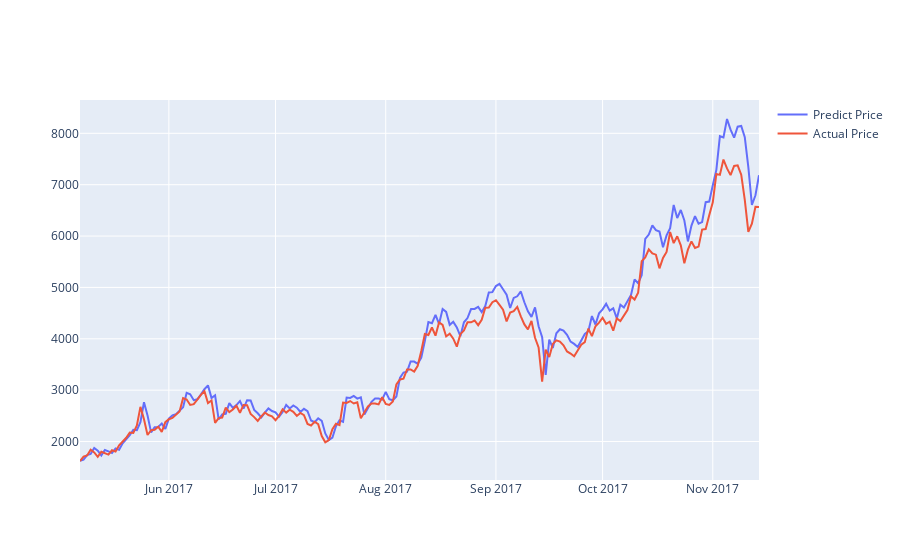

The cell this chart's notebook holds for it:
### Markdown cell above
#### Plot predicted and actual line graph with X=dates, Y=USD

### Code cell
actual_chart = go.Scatter(x=predictDates, y=testY_reshape, name= 'Actual Price')
predict_chart = go.Scatter(x=predictDates, y=yhat_reshape, name= 'Predict Price')
py.iplot([predict_chart, actual_chart])

### Figure 1 — Plotly figure (JSON) as saved in the notebook; plotly's stock layout.template omitted (floating-point values rounded to 4 significant figures; data arrays with more than 128 entries replaced by an {"elided": "..."} marker saying what was removed)
{"data": [{"name": "Predict Price", "type": "scatter", "x": {"elided": "192 str values"}, "y": {"elided": "192 float values"}}, {"name": "Actual Price", "type": "scatter", "x": {"elided": "192 str values"}, "y": {"elided": "192 float values"}}], "layout": {}}
